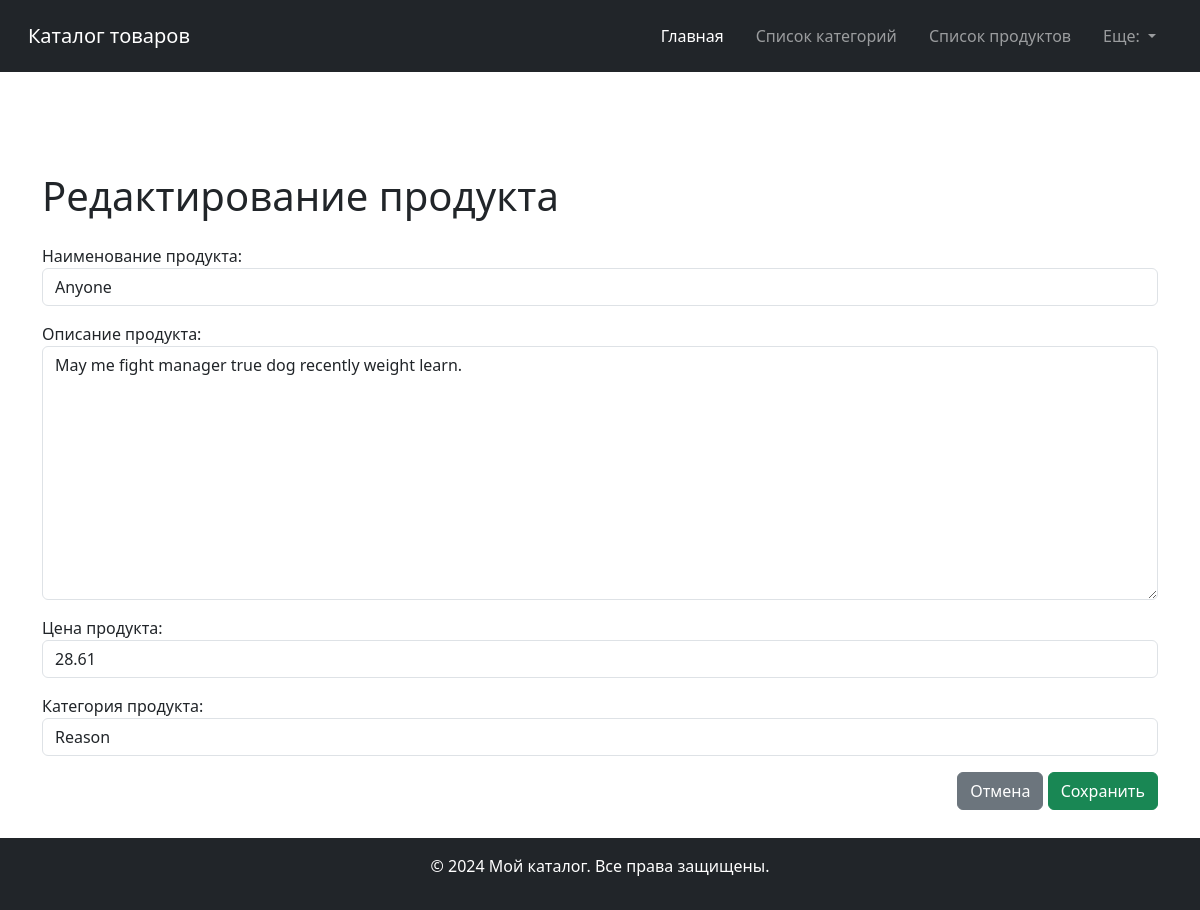
Page /product_edit/1/ on the committed database.
### store_app/models.py (models this page shows, shortened)
class Product(models.Model):
    name = models.CharField(max_length=25, unique=True)
    description = models.CharField(max_length=100, blank=True, null=True)
    price = models.FloatField()
    created_at = models.DateTimeField(auto_now_add=True)
    category = models.ForeignKey(
        Category, on_delete=models.CASCADE, related_name="products"
    )

class Category(models.Model):
    name = models.CharField(max_length=25, unique=True)
    description = models.CharField(max_length=100, blank=True, null=True)
    def __str__(self) -> str:
        return self.name

### store_app/views.py (the view, shortened to what this page needs)
class ProductUpdateView(ProductView, UpdateView):
    template_name = "store_app/product_edit.html"
    form_class = ProductModelForm
    success_url = reverse_lazy("product_list")

### store_app/forms.py (shortened to what this page needs)
class ProductModelForm(forms.ModelForm):
    class Meta:
        model = Product
        fields = ["name", "description", "price", "category"]
        labels = {
            "name": "Наименование продукта",
            "description": "Описание продукта",
            "price": "Цена продукта",
            "category": "Категория продукта",
        }
        widgets = {
            "name": forms.TextInput(
                attrs={
                    "class": "form-control",
                    "placeholder": "Введите наименование продукта",
                },
            ),
            "description": forms.Textarea(
                attrs={
                    "class": "form-control",
                    "placeholder": "Введите описание продукта",
                },
            ),
            "price": forms.NumberInput(
                attrs={"class": "form-control", "placeholder": "Введите цену продукта"}
            ),
            "category": forms.Select(
                attrs={
                    "class": "form-control",
                    "placeholder": "Выберите категорию продукта из списка",
                },
            ),
        }

### store_app/templates/store_app/product_edit.html (shortened to what this page needs)
{% extends 'store_app/base.html' %}
{% block content %}
<h1>Редактирование продукта</h1>
<form method="post" class="mt-4">
    {{ form.as_p }}
    <div style="margin-bottom: 20px; text-align: right;">
        <a href="{% url 'product_detail' product.id %}" class="btn btn-secondary">Отмена</a>
        <button type="submit" class="btn btn-success">Сохранить</button>
    </div>
</form>
{% endblock %}

### rows in the picture
Product: name "Anyone", description "May me fight manager true dog recently weight learn.", price "28.61", category "Reason"
